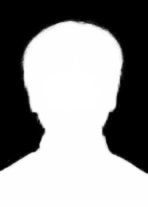
#> input picture out/tmp_pull/artifacts/a32_alpha.png, 148 x 207 px, given in place of 报名照片.jpg, which was not available
$ python build_grid.py
#> lines starting #> are read from the running program, lines starting #| are printed output that depends on the picture; pictures that were not available may be replaced by others from this repository, and a replacement may not be noted
#> (reads test/batch/device_in/manifest.json from the repository)
# -*- coding: utf-8 -*-
"""qa-batch 阶段 4：对比网格图（人看的，也是 visual-critic 输入）。

每行：原图缩略 + alpha mask + 6 个底色结果（white/blue/red/deep_blue/gray/blue_gradient）。
素材来自设备端拉回的 out/tmp_pull/artifacts/a<i>_<style>.jpg 与 a<i>_alpha.png。

输出：
  out/grid_r1_portrait.png   全部 portrait+multi_face 行
  out/grid_r1_extra.png      非 6 候选但值得目检的行（weird/失败的，若有）
"""
import json
import os
import sys

from PIL import Image, ImageDraw

ROOT = os.path.dirname(os.path.dirname(os.path.dirname(os.path.abspath(__file__))))
OUT = os.path.join(ROOT, "out")
ART = os.path.join(OUT, "tmp_pull", "artifacts")
STYLES = ["white", "blue", "red", "deep_blue", "gray", "blue_gradient"]
TH = 150          # 单元格缩略边
LABEL_H = 18

R = sys.argv[1] if len(sys.argv) > 1 else "1"  # 轮次后缀


def cell(img_or_none, label):
    c = Image.new("RGB", (TH, TH + LABEL_H), (40, 40, 40))
    d = ImageDraw.Draw(c)
    if img_or_none is not None:
        im = img_or_none.convert("RGB")
        im.thumbnail((TH, TH))
        c.paste(im, ((TH - im.width) // 2, (TH - im.height) // 2))
    else:
        d.text((4, TH // 2), "MISSING", fill=(255, 80, 80))
    d.text((3, TH + 2), label[:24], fill=(230, 230, 230))
    return c


def row_for(item, i):
#> called with i = 32
    src = Image.open(item["path"])
#> src is the input picture: PIL image 148x207 RGB; min 0, max 255, mean 148
    cells = [cell(src, os.path.basename(item["path"])[:22])]
#> in cell, `c = Image.new("RGB", (TH, TH + LABEL_H), (40, 40, 40))`: c: PIL image 150x168 RGB; every value is 40
#> in cell, `im.thumbnail((TH, TH))`:
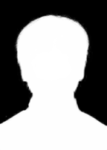
#> im: PIL image 107x150 RGB; min 0, max 255, mean 148
#> in cell, `c.paste(im, ((TH - im.width) // 2, (TH - im.height) // 2))`:
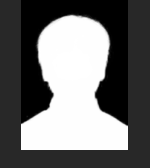
#> c: PIL image 150x168 RGB; min 0, max 255, mean 108.8
    alpha_path = os.path.join(ART, f"a{i}_alpha.png")
    am = Image.open(alpha_path) if os.path.exists(alpha_path) else None
    if am is not None:
        fg = "fg?"
    cells.append(cell(am, "alpha"))
    for st in STYLES:
        p = os.path.join(ART, f"a{i}_{st}.jpg")
        im = Image.open(p) if os.path.exists(p) else None
        cells.append(cell(im, st))
    return cells


def build_grid(items, out_name, title):
    rows = []
    for it, i in items:
        try:
            rows.append(row_for(it, i))
        except Exception as e:
            print(f"[WARN] row {i} ({it['path']}): {e}")
    if not rows:
        print(f"[grid] {out_name}: 无行，跳过")
        return
    ncell = len(rows[0])
#> ncell = 8
    W = ncell * (TH + 2) + 2
#> W = 1218
    H = len(rows) * (TH + LABEL_H + 2) + 2 + 20
#> H = 192
    g = Image.new("RGB", (W, H), (15, 15, 15))
#> g: PIL image 1218x192 RGB; every value is 15
    d = ImageDraw.Draw(g)
    d.text((4, 3), title, fill=(255, 255, 120))
    y = 22
    for r in rows:
        x = 2
        for c in r:
            g.paste(c, (x, y))
            x += TH + 2
        y += TH + LABEL_H + 2
#> this loop made 1 pass
#> y on pass 1: 192
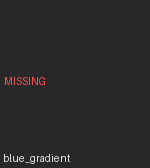
#> c: PIL image 150x168 RGB; mean R, G, B 42.1, 41.3, 41.3
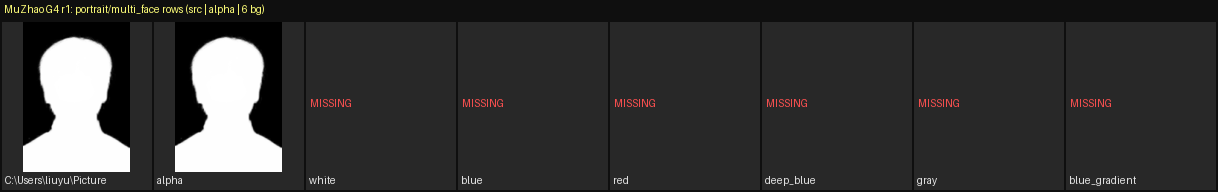
#> g: PIL image 1218x192 RGB; mean R, G, B 53.2, 52.7, 52.4
#> after the loop, y = 192
    g.save(os.path.join(OUT, out_name))
    print(f"[grid] {out_name}: {len(rows)} 行 x {ncell} 列")
#| [grid] grid_r1_portrait.png: 1 行 x 8 列


def main():
    manifest = json.load(open(os.path.join(ROOT, "test", "batch",
                                           "device_in", "manifest.json"),
                              encoding="utf-8"))
    items = {m["i"]: m for m in manifest["items"]}
    # 找出设备端实际产出了 artifact 的条目
    have = set()
    for f in os.listdir(ART):
        if f.endswith("_alpha.png"):
            have.add(int(f[1:].split("_")[0]))
    portrait = [(items[i], i) for i in sorted(have)
                if items[i]["class"] in ("portrait", "multi_face")]
    others = [(items[i], i) for i in sorted(have)
              if items[i]["class"] not in ("portrait", "multi_face")]
    build_grid(portrait, f"grid_r{R}_portrait.png",
               f"MuZhao G4 r{R}: portrait/multi_face rows (src | alpha | 6 bg)")
    if others:
        build_grid(others, f"grid_r{R}_extra.png",
                   f"MuZhao G4 r{R}: non-portrait rows that produced candidates")
    # r2 观察点：win11/21 横图（36/37）、multi_face 选脸（4/14）、电路板（60）
    watch = [i for i in (4, 14, 36, 37, 60) if i in items and i in have]
    if watch:
        build_grid([(items[i], i) for i in watch], f"grid_r{R}_watchpoints.png",
                   f"MuZhao G4 r{R}: watchpoints 4/14/36/37/60 "
                   f"(src | alpha | 6 bg)")


if __name__ == "__main__":
    main()
